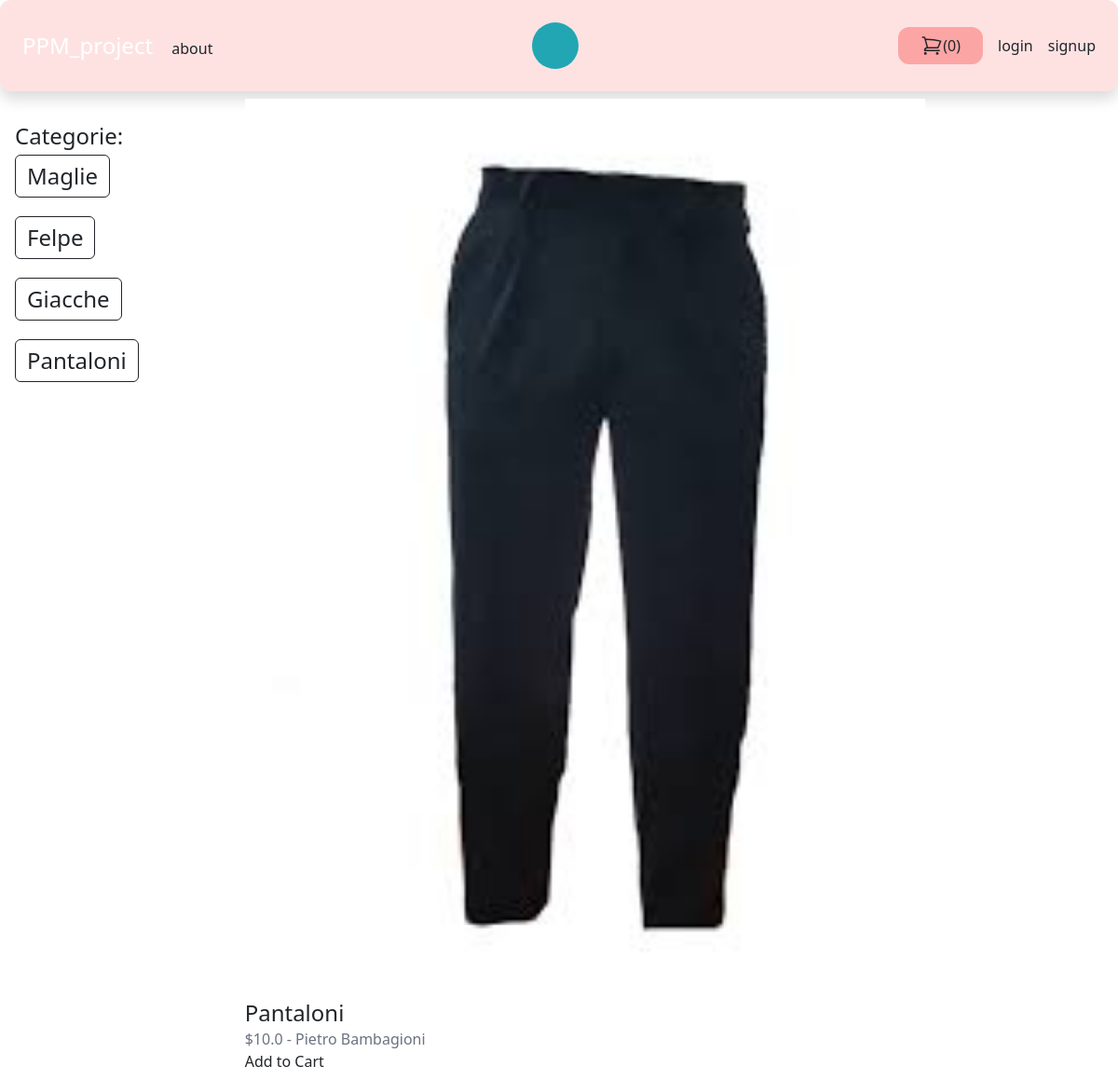
Page /pantaloni/pantaloni/ on the committed database.
### store/models.py (models this page shows, shortened)
class Category(models.Model):
    title = models.CharField(max_length=64)
    slug = models.SlugField(max_length=64)
    class Meta:
        verbose_name = "Category"
        verbose_name_plural = "Categories"

class Product(models.Model):
    user = models.ForeignKey(User, related_name="products", on_delete=models.CASCADE)
    category = models.ForeignKey(Category, related_name="products", on_delete=models.CASCADE)
    title = models.CharField(max_length=64)
    slug = models.SlugField(max_length=64)
    description = models.TextField(blank=True)
    price = models.IntegerField() #è il moodo piu comune con cui si rappresentano i prezzi in un database
    image = models.ImageField(upload_to="uploads/product_images/", blank=True, null=True)
    created_at = models.DateTimeField(auto_now_add=True)
    updated_at = models.DateTimeField(auto_now=True)
    class Meta:
        ordering = ('-created_at',) #ordina i prodotti in ordine di creazione
    def get_display_price(self):
        return self.price / 100

### store/views.py (the view)
# urls.py: path("<slug:category_slug>/<slug:slug>/", views.product_detail, name="product_detail"),
def product_detail(request, category_slug, slug):
    cart = Cart(request)  # crea un nuovo carrello
    print(cart.get_total_cost())
    product = get_object_or_404(Product, slug=slug)  # matcha la slug del prodoto
    return render(request, "product_detail.html", {"product": product})

### store/cart.py (called while the page is built)
    def __len__(self):
        return sum(item['quantity'] for item in self.cart.values())  # ritorna la lunghezza del

    def get_total_cost(self):
        for p in self.cart.keys():
            self.cart[str(p)]['product'] = Product.objects.get(pk=p)  # prende il prodotto dal database
        return sum(int(item['product'].price) * int(item['quantity']) / 100 for item in self.cart.values())  # prende

### store/cartcount.py (called while the page is built)
def cart(request):
    return {"cart": Cart(request)}

### store/templatetags/menu.py (called while the page is built)
@register.inclusion_tag("core/menu.html")
def menu():
    categories = Category.objects.all()
    return {"categories": categories}

### store/templates/product_detail.html (shortened to what this page needs)
{% extends "core/base.html"%}
{% block content %}
    {% if product.image %}
        <div class="image mb-4">
            <img src="{{ product.image.url }}" alt="Image of {{ product.title }}" class="w-full">
        </div>
    {% endif %}
    <h1 class="text-2xl">{{ product.title}}</h1>
    <p class="tex-xs text-gray-500">
        ${{ product.get_display_price }}
        -
       <a href="{% url "vendor_detail" product.user.id %}">{% firstof product.user.get_full_name  product.user.username %}</a>
    </p>
    <a href="{% url 'add_to_cart' product.id %}">Add to Cart</a>
{% endblock %}

### core/templates/core/menu.html (shortened to what this page needs)
 {% for category in categories %}
<div class="flex flex-column flex-wrap pb-3 pt-1 ">
    <a href="{% url "category_detail" category.slug %}" class="text-2xl btn btn-outline-dark">{{ category.title }}</a>
</div>
 {% endfor %}

### rows in the picture
Category: title "Maglie"
Category: title "Felpe"
Category: title "Giacche"
Category: title "Pantaloni"
Product: image (picture), title "Pantaloni", get_display_price "10.0", user.last_name "Pietro Bambagioni"

### other values in the picture
{{ cart|length }} "0"
